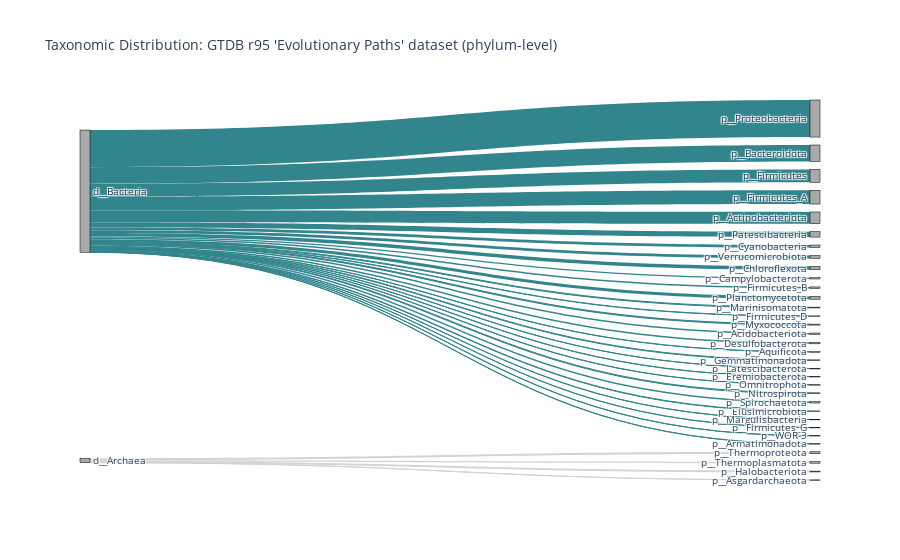

Notebook source saved alongside this figure:
### Code cell
title = "Taxonomic Distribution: GTDB r95 'Evolutionary Paths' dataset (phylum-level)"
fig = lineages_to_flow(title, all_lineages, stop_rank="phylum", color_rank="superkingdom", color_lineage_subset=[lca_utils.make_lineage("d__Bacteria")])
#fig.write_html('test.html')
#fig.write_html('gtdb95-evolpaths-taxonomysankey.phylum.html', auto_open=True)
#fig.write_image("test_sankey.pdf")
#fig.write_image("test_sankey.png", scale=1)
fig.show()

### Figure 1 — Plotly figure (JSON) as saved in the notebook; plotly's stock layout.template omitted (floating-point values rounded to 4 significant figures)
{"data": [{"link": {"color": ["#33858d", "#33858d", "#33858d", "#33858d", "#33858d", "#33858d", "#33858d", "#33858d", "#33858d", "#33858d", "#33858d", "#33858d", "#33858d", "#33858d", "#33858d", "#33858d", "#33858d", "#33858d", "#33858d", "#33858d", "#33858d", "#33858d", "#33858d", "#33858d", "#33858d", "#33858d", "#33858d", "#33858d", "#33858d", "lightgrey", "lightgrey", "lightgrey", "lightgrey"], "label": ["0.3% of total genomes", "10.2% of total genomes", "0.2% of total genomes", "1.0% of total genomes", "0.6% of total genomes", "9.3% of total genomes", "0.8% of total genomes", "0.5% of total genomes", "0.1% of total genomes", "1.2% of total genomes", "0.2% of total genomes", "0.2% of total genomes", "0.4% of total genomes", "1.1% of total genomes", "10.9% of total genomes", "1.2% of total genomes", "0.1% of total genomes", "0.7% of total genomes", "4.3% of total genomes", "2.0% of total genomes", "29.3% of total genomes", "1.1% of total genomes", "0.2% of total genomes", "0.2% of total genomes", "2.3% of total genomes", "0.1% of total genomes", "13.1% of total genomes", "2.7% of total genomes", "2.2% of total genomes", "1.5% of total genomes", "1.2% of total genomes", "0.7% of total genomes", "0.1% of total genomes"], "source": [1, 1, 1, 1, 1, 1, 1, 1, 1, 1, 1, 1, 1, 1, 1, 1, 1, 1, 1, 1, 1, 1, 1, 1, 1, 1, 1, 1, 1, 12, 12, 12, 12], "target": [0, 2, 3, 4, 5, 6, 7, 8, 9, 10, 13, 14, 16, 17, 18, 19, 20, 21, 22, 23, 24, 27, 28, 29, 30, 31, 32, 33, 34, 11, 15, 25, 26], "value": [18, 680, 11, 69, 43, 622, 51, 36, 6, 82, 14, 12, 26, 76, 728, 77, 7, 45, 287, 137, 1959, 76, 11, 11, 152, 10, 874, 183, 150, 103, 82, 45, 7]}, "node": {"color": "darkgrey", "label": ["p__Firmicutes_D", "d__Bacteria", "p__Firmicutes", "p__Aquificota", "p__Campylobacterota", "p__Marinisomatota", "p__Actinobacteriota", "p__Myxococcota", "p__Gemmatimonadota", "p__Latescibacterota", "p__Firmicutes_B", "p__Thermoproteota", "d__Archaea", "p__Eremiobacterota", "p__Omnitrophota", "p__Thermoplasmatota", "p__Elusimicrobiota", "p__Acidobacteriota", "p__Firmicutes_A", "p__Desulfobacterota", "p__Margulisbacteria", "p__Nitrospirota", "p__Patescibacteria", "p__Cyanobacteria", "p__Proteobacteria", "p__Halobacteriota", "p__Asgardarchaeota", "p__Spirochaetota", "p__Firmicutes_G", "p__WOR-3", "p__Verrucomicrobiota", "p__Armatimonadota", "p__Bacteroidota", "p__Chloroflexota", "p__Planctomycetota"], "line": {"color": "black", "width": 0.5}, "pad": 15, "thickness": 10}, "type": "sankey"}], "layout": {"autosize": true, "font": {"size": 10}, "title": {"text": "Taxonomic Distribution: GTDB r95 'Evolutionary Paths' dataset (phylum-level)"}}}
